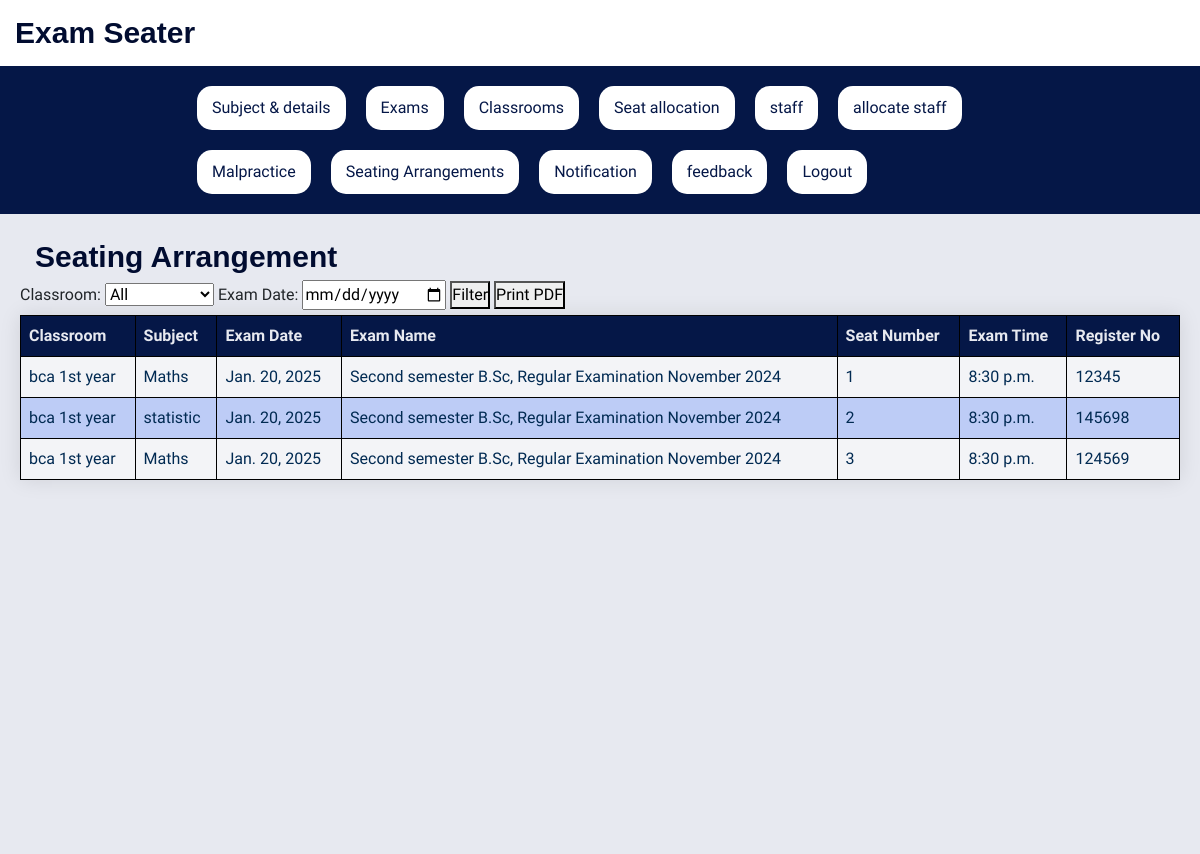
/seating_arrangement_view/, run on an earlier commit of the app's database.
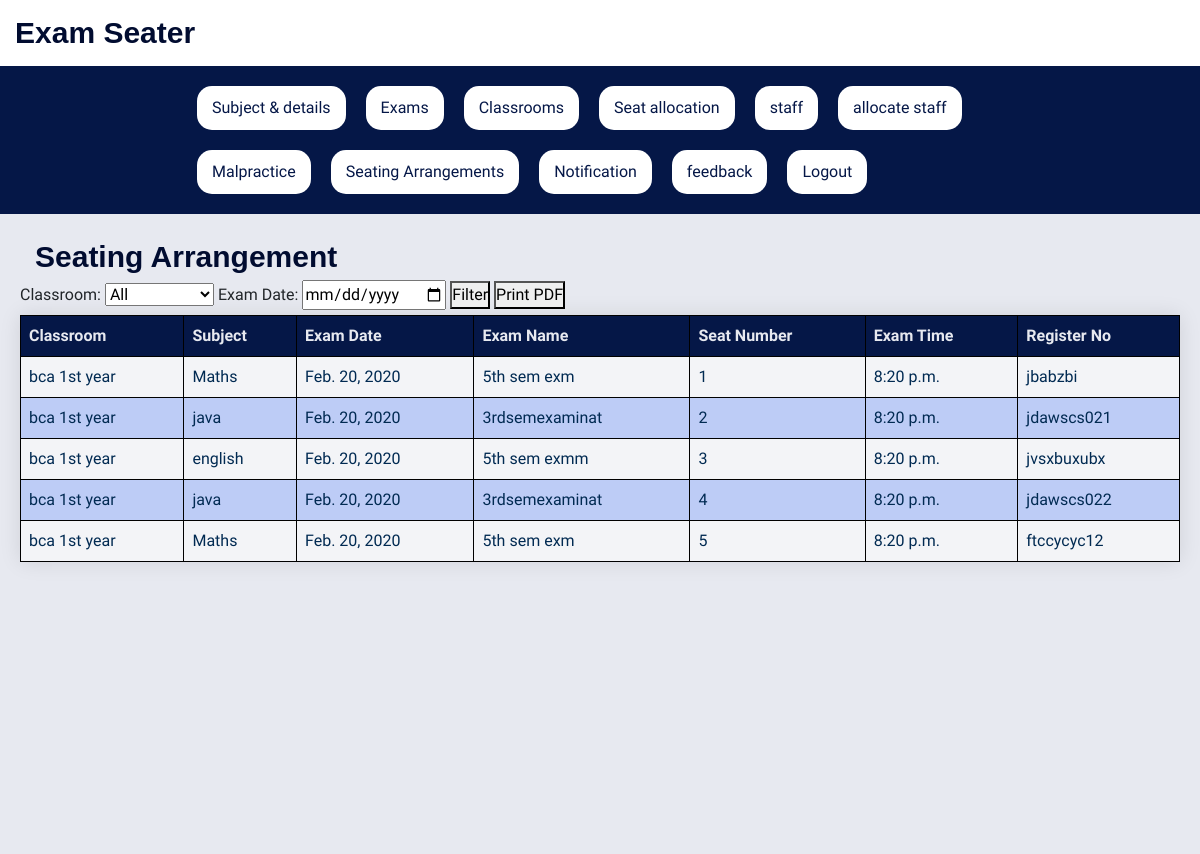
And on a later commit of the database.
### Arrangementapp/models.py (models this page shows)
class Seating_Arrangement(models.Model):
    classroom_number=models.ForeignKey(Classroom,on_delete=models.CASCADE,null=True,blank=True)
    subject=models.ForeignKey(Subject,on_delete=models.CASCADE,null=True,blank=True)
    exam_date=models.DateField(max_length=100,null=True,blank=True)
    exam_name=models.CharField(max_length=100,null=True,blank=True)
    seat_number=models.CharField(max_length=100,null=True,blank=True)
    exam_time=models.TimeField(max_length=100,null=True,blank=True)
    register_no=models.CharField(max_length=100,null=True,blank=True)

class Classroom(models.Model):
    hallno=models.CharField(max_length=20,null=True,blank=True)
    capacity=models.IntegerField(null=True,blank=True)
    columns=models.IntegerField(null=True,blank=True)
    rows=models.IntegerField(null=True, blank=True)
    is_active = models.BooleanField(max_length=20, null=False, default=True)
    created_at = models.DateTimeField(auto_now_add=True, null=True, blank=True)
    updated_at = models.DateTimeField(auto_now=True, null=True, blank=True)
    is_active = models.BooleanField(max_length=20, null=False, default=True)
    created_at = models.DateTimeField(auto_now_add=True, null=True, blank=True)
    updated_at = models.DateTimeField(auto_now=True, null=True, blank=True)

class Subject(models.Model):
    branch=models.ForeignKey(Branch,on_delete=models.CASCADE,null=True,blank=True)
    semester=models.ForeignKey(Semester,on_delete=models.CASCADE,null=True,blank=True)
    subjectname=models.CharField(max_length=100,null=True,blank=True)
    subjectcode=models.CharField(max_length=100,null=True,blank=True)

### Arrangementapp/views.py (the view)
# urls.py: path('seating_arrangement_view/',seating_arrangement_view,name='seating_arrangement_view'),
def seating_arrangement_view(request):
    classrooms = Classroom.objects.all()
    arrangements = Seating_Arrangement.objects.all()
    context = {
        'classrooms': classrooms,
        'arrangements': arrangements,
    }
    return render(request, 'seating_arrangement.html', context)

### templates/seating_arrangement.html (shortened to what this page needs)
{% extends 'base.html'%}
{% block content%}
    <h1>Seating Arrangement</h1>
    <label for="classroom-filter">Classroom:</label>
    <select id="classroom-filter">
        <option value="">All</option>
    </select>
    <label for="date-filter">Exam Date:</label>
    <input type="date" id="date-filter">
    <button id="filter-button">Filter</button>
    <button onclick="printTable()">Print PDF</button>
    <table id="seating-table">
        <thead>
            <tr>
                <th>Classroom</th>
                <th>Subject</th>
                <th>Exam Date</th>
                <th>Exam Name</th>
                <th>Seat Number</th>
                <th>Exam Time</th>
                <th>Register No</th>
            </tr>
        </thead>
        <tbody id="table-body">
            {% for arrangement in arrangements %}
            <tr data-classroom="{{ arrangement.classroom_number.id }}" data-date="{{ arrangement.exam_date }}">
                <td>{{ arrangement.classroom_number.hallno }}</td>
                <td>{{ arrangement.subject.subjectname }}</td>
                <td>{{ arrangement.exam_date }}</td>
                <td>{{ arrangement.exam_name }}</td>
                <td>{{ arrangement.seat_number }}</td>
                <td>{{ arrangement.exam_time }}</td>
                <td>{{ arrangement.register_no }}</td>
            </tr>
            {% endfor %}
        </tbody>
    </table>
    {% endblock %}

What changed in the data, as far as the page shows it:
removed Seating_Arrangement: classroom_number.hallno "bca 1st year", subject.subjectname "Maths", exam_date "Jan. 20, 2025", exam_name "Second semester B.Sc, Regular Examination November 2024", seat_number "1", exam_time "8:30 p.m.", register_no "12345"
removed Seating_Arrangement: classroom_number.hallno "bca 1st year", subject.subjectname "statistic", exam_date "Jan. 20, 2025", exam_name "Second semester B.Sc, Regular Examination November 2024", seat_number "2", exam_time "8:30 p.m.", register_no "145698"
removed Seating_Arrangement: classroom_number.hallno "bca 1st year", subject.subjectname "Maths", exam_date "Jan. 20, 2025", exam_name "Second semester B.Sc, Regular Examination November 2024", seat_number "3", exam_time "8:30 p.m.", register_no "124569"
added Seating_Arrangement: classroom_number.hallno "bca 1st year", subject.subjectname "Maths", exam_date "Feb. 20, 2020", exam_name "5th sem exm", seat_number "1", exam_time "8:20 p.m.", register_no "jbabzbi"
added Seating_Arrangement: classroom_number.hallno "bca 1st year", subject.subjectname "java", exam_date "Feb. 20, 2020", exam_name "3rdsemexaminat", seat_number "2", exam_time "8:20 p.m.", register_no "jdawscs021"
added Seating_Arrangement: classroom_number.hallno "bca 1st year", subject.subjectname "english", exam_date "Feb. 20, 2020", exam_name "5th sem exmm", seat_number "3", exam_time "8:20 p.m.", register_no "jvsxbuxubx"
added Seating_Arrangement: classroom_number.hallno "bca 1st year", subject.subjectname "java", exam_date "Feb. 20, 2020", exam_name "3rdsemexaminat", seat_number "4", exam_time "8:20 p.m.", register_no "jdawscs022"
added Seating_Arrangement: classroom_number.hallno "bca 1st year", subject.subjectname "Maths", exam_date "Feb. 20, 2020", exam_name "5th sem exm", seat_number "5", exam_time "8:20 p.m.", register_no "ftccycyc12"
